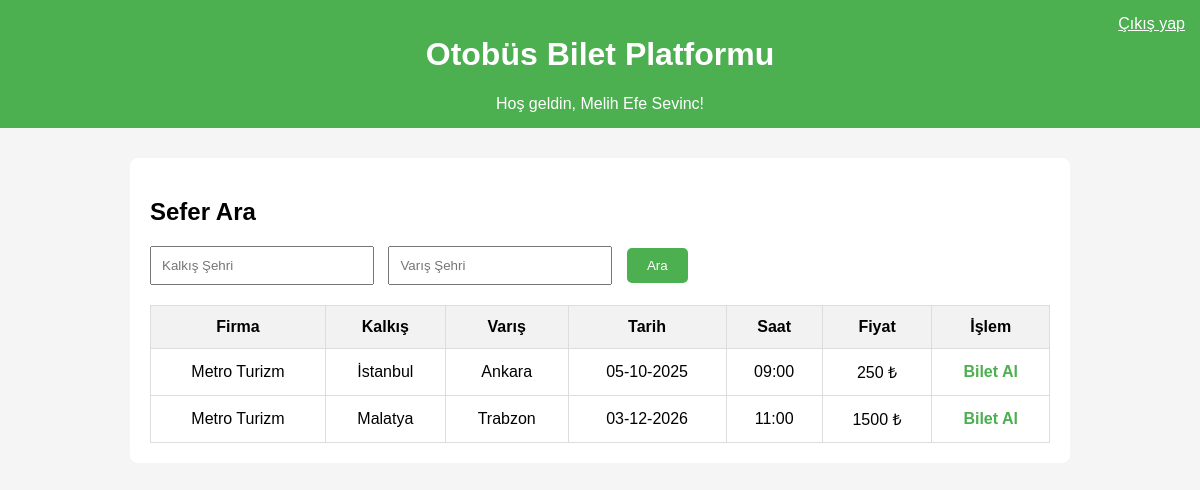
The page /home.php (signed in) on the database its author committed.
### tables this page shows
CREATE TABLE Trips (
    id TEXT PRIMARY KEY,
    company_id TEXT NOT NULL,
    destination_city TEXT NOT NULL,
    arrival_time DATETIME NOT NULL,
    departure_time DATETIME NOT NULL,
    departure_city TEXT NOT NULL,
    price INTEGER NOT NULL,
    capacity INTEGER NOT NULL,
    created_date TIMESTAMP DEFAULT CURRENT_TIMESTAMP,
    FOREIGN KEY (company_id) REFERENCES Bus_Company(id)
);

CREATE TABLE Bus_Company (
    id TEXT PRIMARY KEY,
    name TEXT UNIQUE NOT NULL,
    logo_path TEXT,
    created_at TIMESTAMP DEFAULT CURRENT_TIMESTAMP
);

### home.php (the view, shortened to what this page needs)
<?php
require_once 'includes/config.php';
$trips = [];
if ($_SERVER['REQUEST_METHOD'] === 'POST' && isset($_POST['search_trip'])) {
    $departure = $_POST['departure'];
    $arrival = $_POST['arrival'];
    $stmt = $db->prepare("SELECT t.*, b.name AS company_name
                          FROM Trips t
                          JOIN Bus_Company b ON t.company_id = b.id
                          WHERE t.departure_city LIKE :dep AND t.destination_city LIKE :arr
                          ORDER BY t.departure_time ASC");
    $stmt->execute([
        ':dep' => "%$departure%",
        ':arr' => "%$arrival%"
    ]);
    $trips = $stmt->fetchAll(PDO::FETCH_ASSOC);
    if (!$trips) {
        $message = "Aradığınız kriterlere uygun sefer bulunamadı.";
    }
} else {
    $stmt = $db->query("SELECT t.*, b.name AS company_name
                        FROM Trips t
                        JOIN Bus_Company b ON t.company_id = b.id
                        ORDER BY t.departure_time ASC");
    $trips = $stmt->fetchAll(PDO::FETCH_ASSOC);
}
?>
<!DOCTYPE html>
<html lang="tr">
<head>
</head>
<body>
<header>
    <h1>Otobüs Bilet Platformu</h1>
    <?php if(isset($_SESSION['user_id'])): ?>
        <span>Hoş geldin, <?php echo htmlspecialchars($_SESSION['full_name']); ?>!</span>
        <a class="logout" href="logout.php" style="color:white;">Çıkış yap</a>
    <?php else: ?>
        <a class="logout" href="login.php" style="color:white;">Giriş Yap / Kayıt Ol</a>
    <?php endif; ?>
</header>
<div class="container">
    <h2>Sefer Ara</h2>
    <form method="POST">
        <input type="text" name="departure" placeholder="Kalkış Şehri" required>
        <input type="text" name="arrival" placeholder="Varış Şehri" required>
        <button type="submit" name="search_trip">Ara</button>
    </form>
    <?php if($trips): ?>
        <table>
            <tr>
                <th>Firma</th>
                <th>Kalkış</th>
                <th>Varış</th>
                <th>Tarih</th>
                <th>Saat</th>
                <th>Fiyat</th>
                <th>İşlem</th>
            </tr>
            <?php foreach($trips as $trip): ?>
                <tr>
                    <td><?php echo htmlspecialchars($trip['company_name']); ?></td>
                    <td><?php echo htmlspecialchars($trip['departure_city']); ?></td>
                    <td><?php echo htmlspecialchars($trip['destination_city']); ?></td>
                    <td><?php echo date('d-m-Y', strtotime($trip['departure_time'])); ?></td>
                    <td><?php echo date('H:i', strtotime($trip['departure_time'])); ?></td>
                    <td><?php echo $trip['price']; ?> ₺</td>
                    <td>
                        <?php if(isset($_SESSION['user_id']) && $_SESSION['role'] === 'user'): ?>
                            <a class="btn-link" href="buy_ticket.php?trip_id=<?php echo $trip['id']; ?>">Bilet Al</a>
                        <?php else: ?>
                            <a class="btn-link" href="login.php">Giriş Yap</a>
                        <?php endif; ?>
                    </td>
                </tr>
            <?php endforeach; ?>
        </table>
    <?php else: ?>
        <p style="text-align:center; margin-top:20px;">Henüz sefer bulunmamaktadır.</p>
    <?php endif; ?>
</div>
</body>
</html>

### home.php (style rules this page uses)
body { font-family: Arial, sans-serif; background-color: #f5f5f5; margin: 0; padding: 0; }
header { background-color: #4CAF50; color: white; padding: 15px; text-align: center; position: relative; }
.container { max-width: 900px; margin: 30px auto; background: #fff; padding: 20px; border-radius: 8px; }
input[type="text"] { padding: 10px; width: 200px; margin-right: 10px; }
button { padding: 10px 20px; background-color: #4CAF50; color: white; border: none; border-radius: 5px; cursor: pointer; }
table { width: 100%; border-collapse: collapse; margin-top: 20px; }
th, td { border: 1px solid #ddd; padding: 12px; text-align: center; }
th { background-color: #f2f2f2; }
.logout { position: absolute; top: 15px; right: 15px; }
.btn-link { text-decoration: none; color: #4CAF50; font-weight: bold; }

### rows shown on the page
trips: company.name "Metro Turizm", departure_city "İstanbul", destination_city "Ankara", departure_time "05-10-2025", departure_time "09:00", price "250"
trips: company.name "Metro Turizm", departure_city "Malatya", destination_city "Trabzon", departure_time "03-12-2026", departure_time "11:00", price "1500"

### other values the page prints
$_SESSION['full_name'] "Melih Efe Sevinc"
